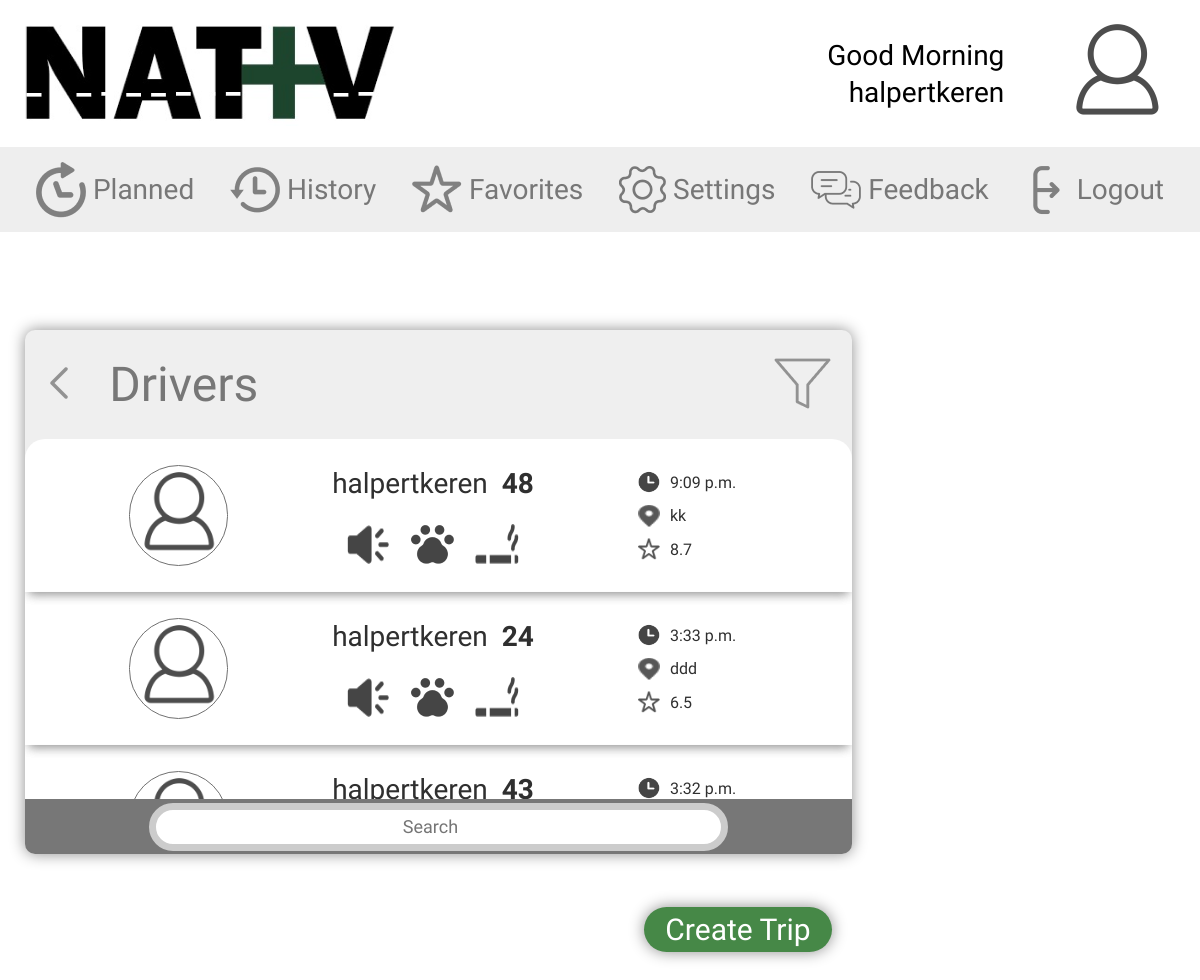
Screenshot of /DriverList/ (signed in) with the database file from the repository.
### Trips/models.py (models this page shows, shortened)
class Trip(models.Model):
    CurrentLocation = models.CharField(max_length=60)
    Destination     = models.CharField(max_length=60)
    date            = models.DateField()
    time            = models.TimeField()
    passengers      = models.IntegerField()
    smoking         = models.BooleanField()
    pets            = models.BooleanField()
    music           = models.BooleanField()
    rating          = models.FloatField(default=0)
    age             = models.IntegerField(default=0)
    driver          = models.ForeignKey(User ,null=True, on_delete=models.SET_NULL)
    objects         = models.Manager()

### Trips/views.py (the view)
# urls.py: path('DriverList/', trip_views.driverlist, name="driverlist"),
@login_required
def driverlist(request):
    trips = Trip.objects.all().order_by('-pk')
    return render(request, 'trips/DriverList.html', {'trips': trips})

### Trips/templates/trips/DriverList.html (shortened to what this page needs)
{% load static %}
<!DOCTYPE html>
<html lang="en">
<head>
    <link rel="stylesheet" href="{% static 'includes/css/style.css'%}">
</head>
<body class="DriverList">
    <header>
        <a href="{% url 'home' %}" id="logo"></a>
        <section class="user">
            <h4> Good Morning <br> {{ user }} </h4>
            <section>
            </section>
        </section>
    </header>
    <nav>
        <ul>
            <li><a href="#"><img src="{% static 'includes/images/Planned.png'%}"
                        alt="Planned">Planned</a></li>
            <li><a href="#"><img src="{% static 'includes/images/History.png'%}"
                        alt="History">History</a></li>
            <li><a href="#"><img src="{% static 'includes/images/Favorites.png'%}" alt="Favorites">Favorites</a></li>
            <li><a href="#"><img src="{% static 'includes/images/Settings.png'%}" alt="Settings">Settings</a></li>
            <li><a href="#"><img src="{% static 'includes/images/Feedback.png'%}" alt="Feedback">Feedback</a></li>
            <li><a href="{% url 'logout' %}"><img src="{% static 'includes/images/Logout.png'%}" alt="Logout">Logout</a>
            </li>
        </ul>
    </nav>
    <main>
        <div id="map"></div>
        <section class="box_gray_DriverList">
            <div class="title">
                <a href="{% url 'newtrip' %}" class="back">
                    <img src="{% static 'includes/images/Back.png'%}">
                </a>
                <h3>Drivers</h3>
                <button class="filter">
                    <img src="{% static 'includes/images/Filter.png'%}">
                </button>
            </div>
            <div class="list">
                {% for i in trips %}
                <div class="card"> <a href="{% url 'tripinfo_with_PK' pk=i.pk  %}">
                        <img src="{% static 'includes/images/Person.png'%}" alt="User" class="Photo">
                        <section class="personalInfo">
                            <h4>{{ i.driver.username }}&nbsp;&nbsp;<span>{{ i.age }}</span></h4>
                            <section class="prefs">
                                <img src="{% static 'includes/images/Sound.png'%}" alt="Sound" class="music">
                                <img src="{% static 'includes/images/Pet.png'%}" alt="Pet" class="pet">
                                <img src="{% static 'includes/images/Cigarette.png'%}" alt="Cigarette" class="smoke">
                            </section>
                        </section>
                        <section class="tripInfo">
                            <span><img src="{% static 'includes/images/Time.png'%}" alt="Time"
                                    class="time">{{ i.time }}</span>
                            <span><img src="{% static 'includes/images/NavigationLocation.png'%}" alt="Location"
                                    class="location">{{ i.Destination }}</span>
                            <span><img src="{% static 'includes/images/Favorites.png'%}" alt="Rating"
                                    class="rating">{{ i.rating }} </span>
                        </section>
                    </a>
                </div>
                {% endfor %}
            </div>
            <a href="{% url 'newtrip' %}" class="create_trip">Create Trip</a>
            <div class="search">
                <input type="search" placeholder="Search">
            </div>
        </section>
    </main>
</body>
</html>

### Trips/static/includes/css/style.css (style rules this page uses)
* { margin: 0; padding: 0; }
header, nav, main, footer { display: block; }
html, body { font-family: 'Amiko'; height: 100%; }
input { font-family: 'Amiko'; }
header { height: 147px; width: 100%; display: flex; }
header #logo { background: url(../images/logo.png) no-repeat; flex-grow: 2; }
.user { width: 400px; display: flex; justify-content: space-around; }
.user h4 { font-weight: normal; font-size: 28px; line-height: 37px; text-align: right; align-self: center; }
.user section { align-self: center; background: url(../images/Person.png) no-repeat; border-radius: 90px; width: 114px; height: 114px; }
ul { display: flex; flex-flow: row nowrap; justify-content: space-evenly; align-items: center; background-color: #EEEEEE; height: 85px; font-size: 28px; line-height: 37px; text-align: center; list-style: none; }
nav img { margin-right: 7px; opacity: 68%; }
nav a { text-decoration: none; color:#777777; display: flex; align-items: center; }
main { display: flex; flex-flow: column nowrap; height: 100%; }
#map { height: 100%; }
form label, div input { background: #FFFFFF; border: 7px solid #CCCCCC; box-sizing: border-box; border-radius: 25px; text-align: center; }
.btn, input { cursor: pointer; }
.box_gray_DriverList { position: absolute ; display: flex; flex-flow: column nowrap; justify-content: space-between; width: 827px; height: 524px; background-color: #EFEFEF; box-shadow: 0px 0px 15px rgba(0, 0, 0, 0.45); border-radius: 10px; top:330px; left: 25px; }
.title { display: flex; flex-flow:row ; align-items: center; justify-content: space-around; min-height: 109px; }
.back { flex-grow: 1; padding-left: 25px; }
.filter { border: none; background: none; flex-grow: 1; }
h3 { flex-grow: 12; font-weight: normal; font-size: 48px; color: #777777; }
.list { display: flex; flex-flow: column nowrap; width: 827px; height: 524px; background: #FFFFFF; border-top-left-radius: 20px; border-top-right-radius: 20px; overflow-y: scroll; overflow-x: hidden; }
.card, .card a { display: flex; flex-flow: row nowrap; align-items: center; justify-content: space-evenly; width: 827px; min-height: 153px; max-height: 153px; border: none; box-shadow: 0px 6px 10px -4px rgba(0, 0, 0, 0.25); text-decoration: none; color: #2F2F2F; }
img.Photo { width: 97px; height: 99px; border-radius: 90px; border: 0.5px solid #717171; }
.personalInfo { display: flex; flex-flow: column nowrap; justify-content: space-between; height: 98px; }
.personalInfo .prefs { display: flex; flex-flow: row nowrap; width: 174px; align-self: center; justify-content: space-between; }
.personalInfo h4 { justify-self: center; font-weight: normal; font-size: 28px; }
.personalInfo h4 span { font-weight: bold; }
.tripInfo { display: flex; flex-flow: column nowrap; justify-content: space-evenly; width: 110px; height: 112px; }
.tripInfo img { width: 22px; height: 22px; padding-right: 10px; }
.tripInfo span { display: flex; align-items: center; }
.search { justify-content: center; align-items: center; display: flex; width: 100%; height: 80px; background: #777777; border-radius: 0px 0px 10px 10px; }
input[type=search] { width: 70%; height: 48px; font-weight: normal; font-size: 18px; color: #717171; }
.create_trip { width: 188px; height: 45px; background-color: #468847; border-radius: 50px; align-self: flex-end; font-size: 30px; color: #ffffff; box-shadow: 0px 0px 15px rgba(0, 0, 0, 0.45); display: flex; align-items: center; justify-content: center; position: fixed; text-decoration: none; bottom: 80px; margin-right: 20px; }

### rows the page displays
Trip: driver.username "halpertkeren", age "48", time "9:09 p.m.", Destination "kk", rating "8.7"
Trip: driver.username "halpertkeren", age "24", time "3:33 p.m.", Destination "ddd", rating "6.5"
Trip: driver.username "halpertkeren", age "43", time "3:32 p.m."

### other values shown
{{ user }} "halpertkeren"
